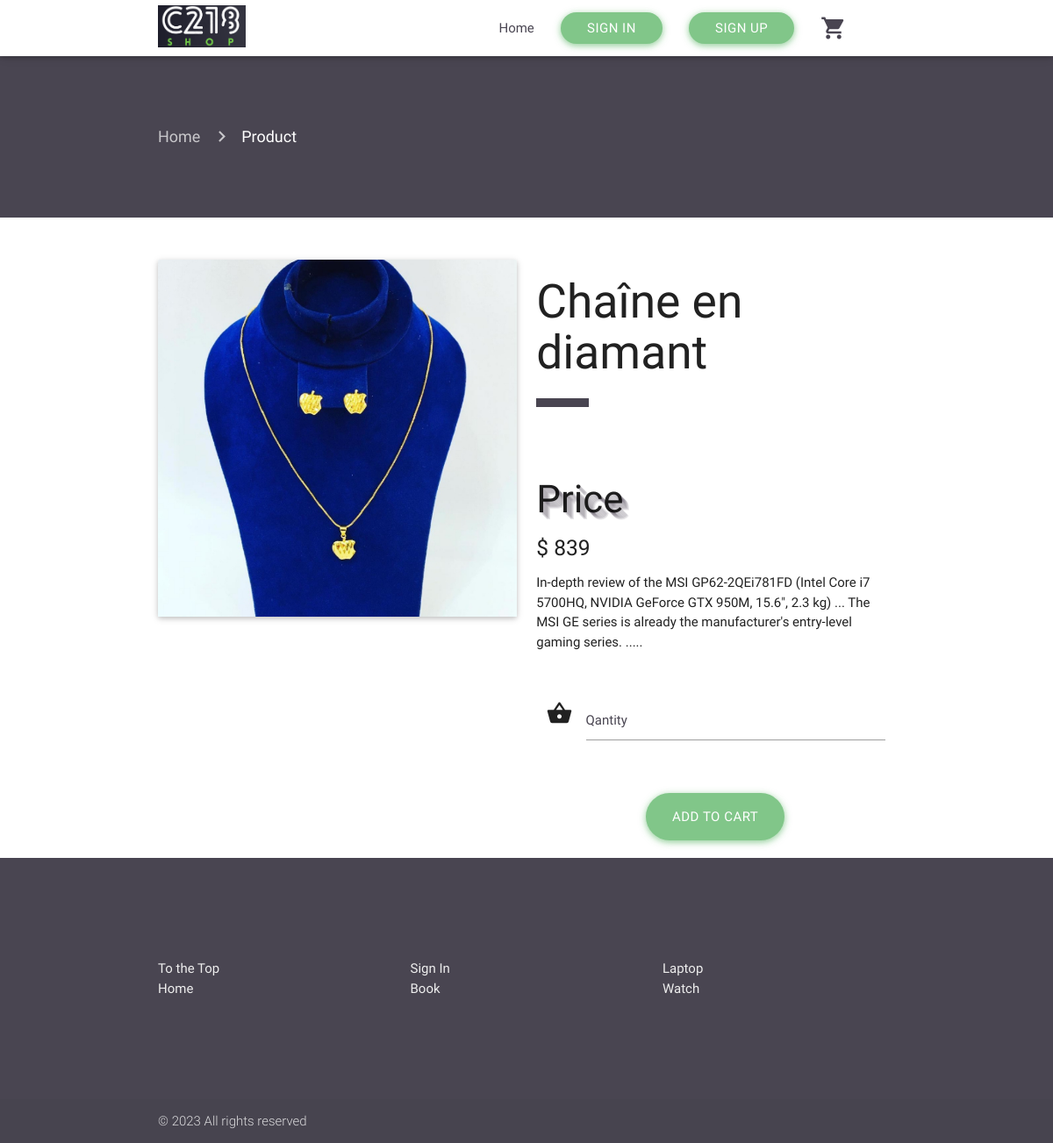
/product.php?id=12, run on the app's committed database.
### tables this page shows
CREATE TABLE `product` (
  `id` int(11) NOT NULL,
  `id_category` int(11) NOT NULL,
  `name` varchar(1000) NOT NULL,
  `description` varchar(1000) NOT NULL,
  `price` int(11) NOT NULL,
  `id_picture` int(11) NOT NULL,
  `thumbnail` varchar(1000) NOT NULL,
  `promo` varchar(1000) NOT NULL
);

### product.php (the view, shortened to what this page needs)
<?php
$id_product = $_GET['id'];
require 'includes/header.php';
require $nav; ?>
<div class="container-fluid product-page" id="top">
    <div class="container current-page">
        <nav>
            <div class="nav-wrapper">
                <div class="col s12">
                    <a href="index" class="breadcrumb">Home</a>
                    <a href="product.php?id=<? $id_product; ?>" class="breadcrumb">Product</a>
                </div>
            </div>
        </nav>
    </div>
</div>
<div class="container-fluid product">
    <div class="container">
        <div class="row">
            <div class="col s12 m6">
                <div class="card">
                    <div class="card-image">
                        <?php
                        include 'db.php';
                        $queryproduct = "SELECT id, name, price, description, id_picture, thumbnail
              FROM product WHERE id = '{$id_product}'";
                        $result1 = $connection->query($queryproduct);
                        if ($result1->num_rows > 0) {
                            while ($rowproduct = $result1->fetch_assoc()) {
                                $name_product = $rowproduct['name'];
                                $price_product = $rowproduct['price'];
                                $id_pic = $rowproduct['id_picture'];
                                $description = $rowproduct['description'];
                                $thumbnail_product = $rowproduct['thumbnail'];
                            }
                        } ?>
                        <img class="materialboxed" width="650" src="products/<?= $thumbnail_product; ?>" alt="">
                    </div>
                </div>
                <div class="row">
                    <?php
                    $querypic = "SELECT picture, id_produit FROM pictures WHERE id_produit = '$id_pic'";
                    $total = $connection->query($querypic);
                    if ($total->num_rows > 0) {
                        while ($rowpic = $total->fetch_assoc()) {
                            ?>
                            <div class="col s12 m4">
                            </div>
                        <?php }
                    } ?>
                </div>
            </div>
            <div class="col s12 m6">
                <form method="post">
                    <h2><?= $name_product; ?></h2>
                    <div class="divider"></div>
                    <div class="stuff">
                        <h3 class="woow">Price</h3>
                        <h5>$ <?= $price_product; ?></h5>
                        <p><?= $description; ?></p>
                        <div class="input-field col s12">
                            <i class="material-icons prefix">shopping_basket</i>
                            <input id="icon_prefix" type="number" name="quantity" min="1" class="validate" required>
                            <label for="icon_prefix">Qantity</label>
                        </div>
                        <div class="center-align">
                            <button type="submit" name="buy"
                                    class="btn-large meh button-rounded waves-effect waves-light ">Add to Cart
                            </button>
                        </div>
                    </div>
                </form>
            </div>
        </div>
    </div>
</div>
<?php
require 'includes/secondfooter.php';
require 'includes/footer.php'; ?>

### src/css/style.css (style rules this page uses)
.button-rounded { border-radius: 20px; background-color: #81C689; box-shadow: 0 2px 6px 0 rgba(129, 198, 137, 0.6), 0 2px 10px 0 rgba(129, 198, 137, 0.42); }
.product-page { padding-top: 60px; padding-bottom: 60px; background-color: #494551; }
.product-page nav { background: none; box-shadow: none; }
.product { padding-top: 40px; }
.product .divider { width: 60px !important; height: 10px; background-color: #494551; }
.product .stuff { padding-top: 60px; }
.product .stuff p { margin-bottom: 40px; }
.product .stuff .input-field { margin-bottom: 40px; }
.product .stuff .button-rounded { border-radius: 45px !important; }
.woow { text-shadow: rgba(73, 69, 81, 0.12) 1px 1px, rgba(73, 69, 81, 0.12) 2px 2px, rgba(73, 69, 81, 0.12) 3px 3px, rgba(73, 69, 81, 0.12) 4px 4px, rgba(73, 69, 81, 0.12) 5px 5px, rgba(73, 69, 81, 0.12) 6px 6px, rgba(73, 69, 81, 0.12) 7px 7px, rgba(73, 69, 81, 0.12) 8px 8px; }
.input-field label { color: #494551; }
.material-icons { font-family: 'Material Icons'; font-weight: normal; font-style: normal; font-size: 24px; line-height: 1; letter-spacing: normal; text-transform: none; display: inline-block; white-space: nowrap; word-wrap: normal; direction: ltr; -webkit-font-feature-settings: 'liga'; -webkit-font-smoothing: antialiased; }

### data on the page
product: thumbnail (picture), name "Chaîne en diamant", price "839", description "In-depth review of the MSI GP62-2QEi781FD (Intel Core i7 5700HQ, NVIDIA GeForce GTX 950M, 15.6\", 2.3 kg) ... The MSI GE series is already the manufacturer's entry-level gaming series. ....."

### other printed values
Date('Y') "2023"
